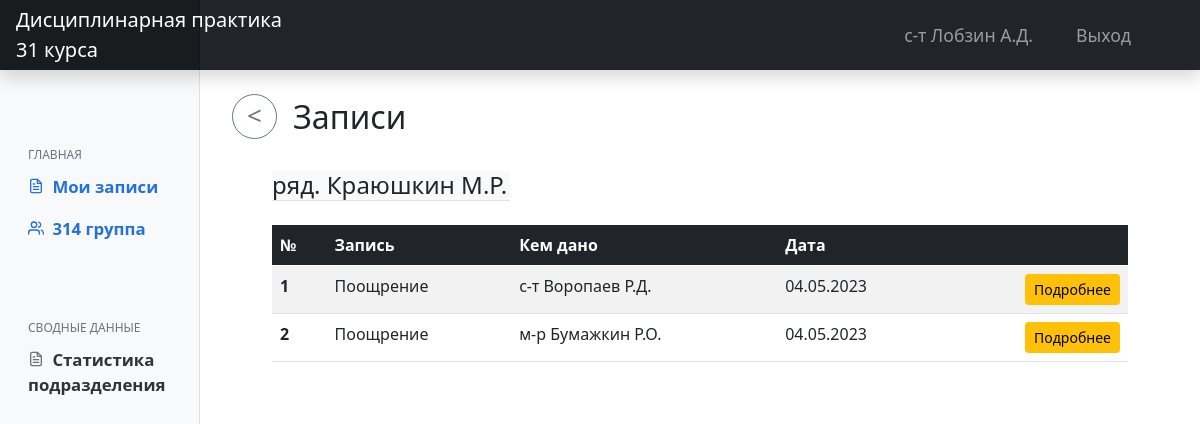
Page /notes/krayushkin-mr-87da3e5d/ (signed in) on the committed database.
### main/models.py (models this page shows, shortened)
class CustomUser(AbstractUser):
    LS = 1
    KO = 2
    KG = 3
    KOF = 4
    ST = 5
    NK = 6
    ROLE_CHOICES = (
        (LS, 'Курсант'),
        (KO, 'Командир отделения'),
        (KG, 'Командир группы'),
        (KOF, 'Курсовой офицер'),
        (ST, 'Старшина курса'),
        (NK, 'Начальник курса')
    )
    RANG_CHOICES = (
        ('ряд.', 'Рядовой'),
        ('мл.с-т', 'Мл.Сержант'),
        ('с-т', 'Сержант'),
        ('ст.с-т', 'Ст.Сержант'),
        ('пр-к', 'Прапорщик'),
        ('ст.пр-к', 'Ст.Прапорщик'),
        ('л-т', 'Лейтенант'),
        ('ст.л-т', 'Ст.Лейтенант'),
        ('к-н', 'Капитан'),
        ('м-р', 'Майор'),
        ('п/п-к', 'Подполковник'),
        ('п-к', 'Полковник')
    )
    role = models.PositiveSmallIntegerField('Должность', choices=ROLE_CHOICES, blank=True, null=True)
    first_name = models.CharField('Имя', max_length=50, blank=True, null=True)
    last_name = models.CharField('Фамилия', max_length=50, blank=True, null=True)
    surname = models.CharField('Отчество', max_length=50, blank=True, null=True)
    rang = models.CharField('Воинское звание', choices=RANG_CHOICES, max_length=50, blank=True, null=True)
    category = TreeForeignKey('Category', on_delete=models.PROTECT, related_name='staff', verbose_name='Подразделение',
                              blank=True, null=True)
    slug = models.SlugField(max_length=255, help_text='Заполняется автоматически!', db_index=True, blank=True)
    def get_FIO(self):
        if self.last_name:
            return str(self.rang) + ' ' + str(self.last_name) + ' ' + str(self.first_name[0].upper()) + '.' + str(
                self.surname[0].upper()) + '.'
        else:
            return "'unknown'"

class Category(MPTTModel):
    COURSE_TYPE = "course"
    PLATOON_TYPE = "platoon"
    GROUP_TYPE = "group"
    UNIT_TYPE = "unit"
    type_choices = [
        (COURSE_TYPE, "Курс"),
        (PLATOON_TYPE, "Взвод"),
        (GROUP_TYPE, "Группа"),
        (UNIT_TYPE, "Отделение"),
    ]
    title = models.CharField(max_length=50, unique=True, verbose_name='Название позразделения')
    type = models.CharField(choices=type_choices, max_length=25, verbose_name="Тип категории")
    parent = TreeForeignKey('self', on_delete=models.PROTECT, null=True, blank=True, related_name='children',
                            db_index=True, verbose_name='Родительская категория')
    slug = models.SlugField()
    class MPTTMeta:
        order_insertion_by = ['title']
    class Meta:
        unique_together = [['parent', 'slug']]
        verbose_name = 'Категория'
        verbose_name_plural = 'Категории'

class Note(models.Model):
    TYPENOTE_CHOICES = (
        ('Поощрение', 'Поощрение'),
        ('Взыскание', 'Взыскание'),
        ('Снятие ранее применённого взыскания', 'Снятие ранее применённого взыскания'),
    )
    cadet = models.ForeignKey(settings.AUTH_USER_MODEL, on_delete=models.CASCADE, related_name='notes',
                              verbose_name='Кому')
    type = models.CharField('Вид записи', choices=TYPENOTE_CHOICES, max_length=40)
    who_gave = models.ForeignKey(settings.AUTH_USER_MODEL, on_delete=models.PROTECT, related_name='written_notes',
                                 verbose_name='Кем дано')
    text = models.TextField('Текст записи')
    date = models.DateTimeField('Дата', default=datetime.now())
    check_active = models.BooleanField('Активно', default=True)
    slug = models.SlugField(max_length=255, unique=True, db_index=True, blank=True)
    class Meta:
        verbose_name = 'Запись'
        verbose_name_plural = 'Записи'

### main/views.py (the view)
# urls.py: path('notes/<slug:slug>/', UserNotesListView.as_view(), name='view_user_notes'),
class UserNotesListView(LoginRequiredMixin, ListView):
    model = Note
    context_object_name = 'user_notes'
    template_name = 'main/user_notes.html'
    def get_queryset(self):
        slug = self.kwargs["slug"]
        user = CustomUser.objects.filter(slug=slug).first()
        notes = user.notes.all()
        return notes
    def get_context_data(self, **kwargs):
        context = super().get_context_data(**kwargs)
        slug = self.kwargs["slug"]
        user = CustomUser.objects.filter(slug=slug).first()
        context["user"] = user
        return context

### main/templates/main/user_notes.html (shortened to what this page needs)
{% extends 'main/layout.html' %}
{% load static %}
{% block content %}
    <h2 class="mt-4 ms-2"><a onclick="history.back();"><button class="btn btn-outline-secondary btn-circle btn-sm mb-2 me-3"><</button></a>Записи</h2>
    <h4 class="mt-4 mx-5 bg-light w-25 border-bottom">{{ user.get_FIO }}</h4>
    {% if user_notes %}
    <div class="table-responsive mt-4 mx-5">
        <table class="table table-striped">
            <thead class="table-dark">
            <tr>
                <th scope="col">№</th>
                <th scope="col">Запись</th>
                <th scope="col">Кем дано</th>
                <th scope="col">Дата</th>
                <th scope="col"></th>
            </tr>
            </thead>
            <tbody>
            {% for note in user_notes %}
                <tr>
                    <th scope="row">{{ forloop.counter }}</th>
                    <td>{{ note.type }}</td>
                    <td>{{ note.who_gave.get_FIO }}</td>
                    <td>{{ note.date|date:"d.m.Y" }}</td>
                    <td class="text-end"><a class="btn btn-sm btn-warning" href="{% url 'user_note_detail' slug=note.slug %}">Подробнее</a></td>
                </tr>
            {% endfor %}
            </tbody>
        </table>
    </div>
    {% else %}
        <div class="alert alert-warning text-center mt-4 mx-5" role="alert">
            <h4 class="mt-1">Нет записей</h4>
        </div>
    {% endif %}
{% endblock %}

### main/templates/main/layout.html (shortened to what this page needs)
{% load static %}
<!DOCTYPE html>
<html lang="ru">
<head>
    <link rel="stylesheet" href="{% static 'main/css/main.css' %}">
    <link rel="stylesheet" href="{% static 'main/css/bootstrap.min.css' %}">
    <link href="{% static 'main/js/main.js' %}" rel="stylesheet">
  </head>
  <body>
  <header class="navbar navbar-dark sticky-top bg-dark flex-md-nowrap p-0 shadow">
      <a href="{% url 'home' %}" class="navbar-brand col-md-3 col-lg-2 me-0 px-3 text-start">Дисциплинарная практика<br>31 курса</a>
      <div class="navbar-nav">
          <div class="row row-cols-2 mx-2 gx-5">
              <div class="nav-item text-nowrap">
                  <a class="nav-link nav-el">{{ request.user.get_FIO }}</a>
              </div>
              <div class="nav-item text-nowrap">
                  <a class="nav-link nav-el px-3" href="{% url 'logout' %}">Выход</a>
              </div>
          </div>
      </div>
  </header>
  <div class="container-fluid">
      <div class="row">
          <nav id="sidebarMenu" class="col-md-3 col-lg-2 d-md-block bg-light sidebar collapse">
              <div class="position-sticky pt-5">
                  <h6 class="sidebar-heading d-flex justify-content-between align-items-center px-3 mb-1 text-muted">
                      Главная</h6>
                  <ul class="nav flex-column">
                      {% if request.user.role == 1 or request.user.role == 2 or request.user.role == 3 %}
                      <li class="nav-item">
                          <a class="nav-link active" aria-current="page" href="{% url 'view_user_notes' slug=request.user.slug %}">
                              <span data-feather="file-text"></span>
                              Мои записи
                          </a>
                      </li>
                      {% endif %}
                      {% if request.user.role > 1 %}
                      <li class="nav-item">
                          <a class="nav-link active" aria-current="page" href="{% url 'view_group_content' %}">
                              <span data-feather="users"></span>
                              {{ request.user.category.title }}
                          </a>
                      </li>
                      {% endif %}
                  </ul>
                  {% if request.user.role > 1 %}
                  <h6 class="sidebar-heading d-flex justify-content-between align-items-center px-3 pt-5 mt-4 mb-1 text-muted">
                      сводные данные</h6>
                  <ul class="nav flex-column mb-2">
                      <li class="nav-item">
                          <a class="nav-link" href="{% url 'statistica' %}">
                              <span data-feather="file-text"></span>
                              Статистика подразделения
                          </a>
                      </li>
                  </ul>
                  {% endif %}
              </div>
    </nav>
    <main class="col-md-9 ms-sm-auto col-lg-10 px-md-4">
        {% block content %}{% endblock %}
    </main>
  </div>
</div>
  </body>
</html>

### main/static/main/css/main.css (style rules this page uses)
body { font-size: .875rem; }
.feather { width: 16px; height: 16px; vertical-align: text-bottom; }
.sidebar { position: fixed; top: 0; bottom: 0; left: 0; z-index: 100; padding: 100px 0 0; box-shadow: inset -1px 0 0 rgba(0, 0, 0, .1); }
.sidebar .nav-link { font-weight: 600; color: #333; font-size: 1.05rem; }
.sidebar .nav-link .feather { margin-right: 4px; margin-bottom: 4px; color: #727272; }
.sidebar .nav-link { transition: transform .3s ease-out; }
.sidebar .nav-link.active { color: #2470dc; }
.sidebar .nav-link:hover .feather, .sidebar .nav-link.active .feather { color: inherit; }
.sidebar-heading { font-size: .75rem; text-transform: uppercase; }
.navbar-brand { padding-top: .75rem; padding-bottom: .75rem; font-size: 1.15rem; background-color: rgba(0, 0, 0, .25); box-shadow: inset -1px 0 0 rgba(0, 0, 0, .25); }
.nav-el { font-size: 1.1rem; }
.btn-circle.btn-sm { width: 45px; height: 45px; padding-top: 0px; padding-bottom: 3px; border-radius: 60px; font-size: 26px; text-align: center; }

### rows in the picture
CustomUser: user.get_FIO "с-т Лобзин А.Д.", user.category "314 группа"
CustomUser: get_FIO "ряд. Краюшкин М.Р."
Note: type "Поощрение", who_gave.get_FIO "с-т Воропаев Р.Д.", date "04.05.2023"
Note: type "Поощрение", who_gave.get_FIO "м-р Бумажкин Р.О.", date "04.05.2023"
